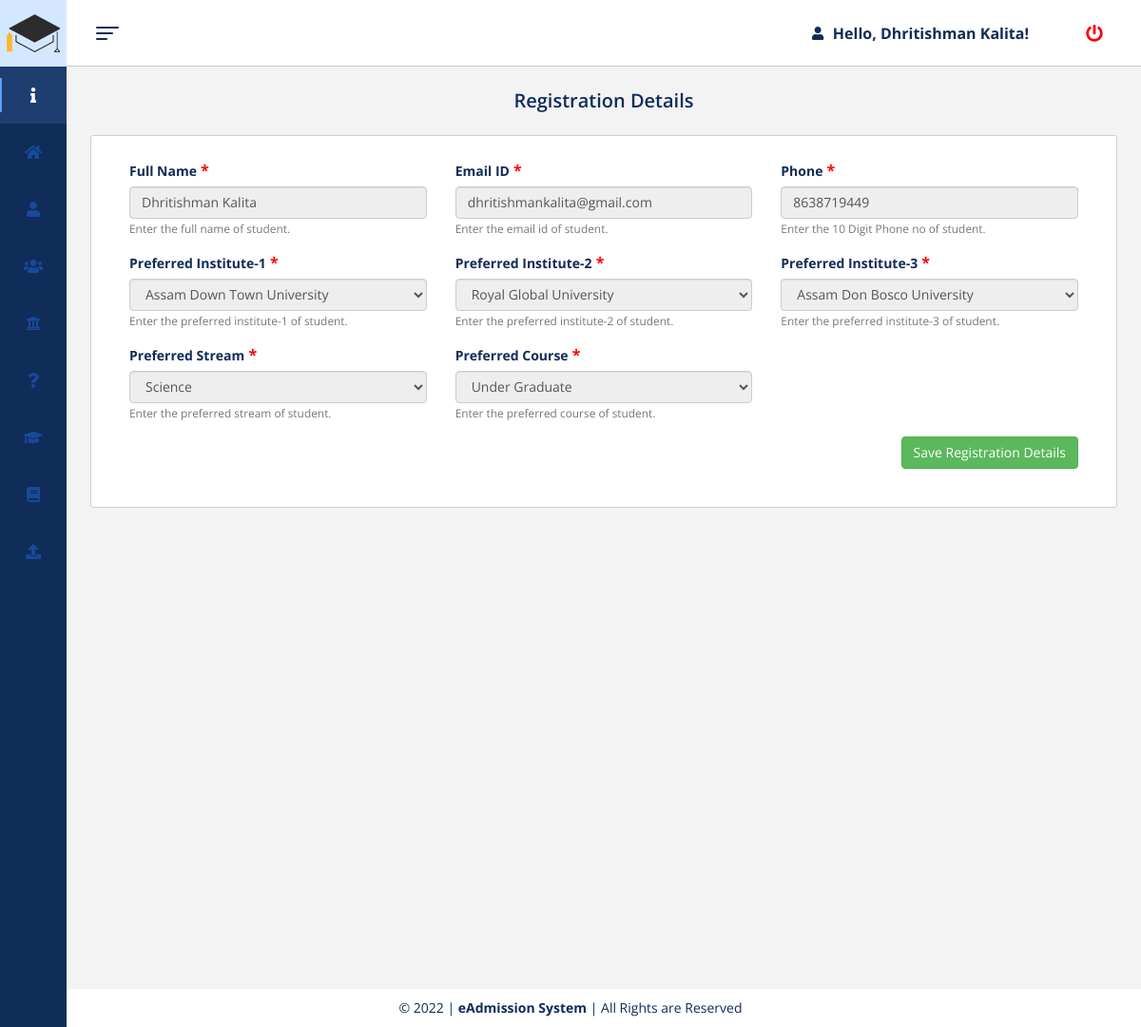
The page /registration-details.php (signed in) on the database its author committed.
### tables this page shows
CREATE TABLE `registration_details` (
  `s_id` int(11) NOT NULL,
  `s_name` varchar(50) DEFAULT NULL,
  `s_email` varchar(50) DEFAULT NULL,
  `s_phone` varchar(10) DEFAULT NULL,
  `s_password` varchar(50) DEFAULT NULL,
  `s_institute1` varchar(100) DEFAULT NULL,
  `s_institute2` varchar(100) DEFAULT NULL,
  `s_institute3` varchar(100) DEFAULT NULL,
  `s_stream` varchar(100) DEFAULT NULL,
  `s_course` varchar(100) DEFAULT NULL,
  `s_aplno1` varchar(20) DEFAULT NULL,
  `s_aplno2` varchar(20) DEFAULT NULL,
  `s_aplno3` varchar(20) DEFAULT NULL,
  `s_apldate` date DEFAULT NULL,
  `s_aplstatus1` int(11) DEFAULT 0,
  `s_aplstatus2` int(11) DEFAULT 0,
  `s_aplstatus3` int(11) DEFAULT 0,
  `s_status` int(11) NOT NULL DEFAULT 1
);

### registration-details.php (the view, shortened to what this page needs)
<?php
    require("connection.php");
    require("header.php");
    if(isset($_SESSION['s_id'])){
        $s_id = $_SESSION['s_id'];
    }
    else{
        ?>
        <script>
            window.location.href="logout.php";
        </script>
        <?php
    }
    $sql_registration = "SELECT * FROM registration_details WHERE `s_id` = '$s_id'";
    $result_registration = mysqli_query($connect, $sql_registration);
    $info_registration = mysqli_fetch_assoc($result_registration);
    $sql_active_institute = "SELECT * FROM institute WHERE `ins_status`=1";
    $result_active_institute = mysqli_query($connect, $sql_active_institute);
    $info_active_institute = mysqli_fetch_all($result_active_institute, MYSQLI_ASSOC);
    $sql_stream = "SELECT * FROM stream";
    $result_stream = mysqli_query($connect, $sql_stream);
    $info_stream = mysqli_fetch_all($result_stream, MYSQLI_ASSOC);
    $sql_course = "SELECT * FROM course";
    $result_course = mysqli_query($connect, $sql_course);
    $info_course = mysqli_fetch_all($result_course, MYSQLI_ASSOC);
            ?>
<!DOCTYPE html>
<html lang="en">
<head>
    <link rel="stylesheet" href="https://cdnjs.cloudflare.com/ajax/libs/twitter-bootstrap/3.3.7/css/bootstrap.min.css">
    <link rel="stylesheet" href="https://cdnjs.cloudflare.com/ajax/libs/animate.css/3.5.2/animate.min.css">
    <link rel="stylesheet" href="css/registration-details.css">
</head>
<body class="sidebar-is-reduced">
  <header class="l-header">
    <div class="l-header__inner clearfix">
      <div class="c-header-icon js-hamburger">
        <div class="hamburger-toggle"><span class="bar-top"></span><span class="bar-mid"></span><span class="bar-bot"></span></div>
      </div>
      <div class="header-icons-group">
        <div class="user">
            <i class="fa fa-user" id="user"></i>
            <div class="username">Hello, <span><?php echo $info_registration['s_name']?></span>!</div>
        </div>
        <div class="c-header-icon logout">
          <i class="fa fa-power-off" style="color: red;" data-toggle="modal" data-target="#logoutModal"></i>
        </div>
      </div>
    </div>
  </header>
  <div class="l-sidebar">
    <div class="logo" style="background-color: #D3E8FF;">
      <div class="logo__txt">
          <img src="assets/icons/eadmission-icon.png" alt="eAdmission Logo">
      </div>
    </div>
    <div class="l-sidebar__content">
      <nav class="c-menu js-menu">
        <ul class="u-list">
          <a href="registration-details.php" style="text-decoration:none">
            <li class="c-menu__item is-active" data-toggle="tooltip" title="Registration Details">
              <div class="c-menu__item__inner"><i class="fa fa-info"></i>
              </div>
            </li>
          </a>
          <a href="residential-details.php" style="text-decoration:none">
            <li class="c-menu__item has-submenu" data-toggle="tooltip" title="Residential Details">
              <div class="c-menu__item__inner"><i class="fa fa-home"></i>
              </div>
            </li>
          </a>
          <a href="personal-details.php" style="text-decoration:none">
            <li class="c-menu__item has-submenu" data-toggle="tooltip" title="Personal Details">
              <div class="c-menu__item__inner"><i class="fa fa-user"></i>
              </div>
            </li>
          </a>
          <a href="family-details.php" style="text-decoration:none">
            <li class="c-menu__item" data-toggle="tooltip" title="Family Details">
              <div class="c-menu__item__inner"><i class="fa fa-users"></i>
              </div>
            </li>
          </a>
          <a href="bank-details.php" style="text-decoration:none">
            <li class="c-menu__item has-submenu" data-toggle="tooltip" title="Bank Details">
                <div class="c-menu__item__inner"><i class="fa fa-university"></i>
                </div>
            </li>
          </a>
          <a href="additional-details.php" style="text-decoration:none">
            <li class="c-menu__item" data-toggle="tooltip" title="Additional Details">
              <div class="c-menu__item__inner"><i class="fa fa-question"></i>
              </div>
            </li>
          </a>
          <a href="academic-details.php" style="text-decoration:none">
            <li class="c-menu__item" data-toggle="tooltip" title="Academic Details">
              <div class="c-menu__item__inner"><i class="fa fa-graduation-cap"></i>
              </div>
            </li>
          </a>
          <a href="course-details.php" style="text-decoration:none">
            <li class="c-menu__item" data-toggle="tooltip" title="Course Details">
              <div class="c-menu__item__inner"><i class="fa fa-book"></i>
              </div>
            </li>
          </a>
          <a href="upload-documents.php" style="text-decoration:none">
            <li class="c-menu__item" data-toggle="tooltip" title="Upload Documents">
              <div class="c-menu__item__inner"><i class="fa fa-upload"></i>
              </div>
            </li>
          </a>
        </ul>
      </nav>
    </div>
  </div>
</body>
<main class="l-main">
  <div class="content-wrapper content-wrapper--with-bg">
    <h2 class="page-title">Registration Details</h2>
    <div class="page-content">
      <form action="registration-details.php" method="post" autocomplete="off">
        <div class="form-row">
          <div class="form-group col-md-4">
            <label for="InputName">Full Name<span style="color:red; font-weight:bold; font-size: medium;"> *</span></label>
            <?php if($info_registration['s_name']=="") { ?>
              <input class="form-control" type="text" name="s_name" required>
            <?php } else { ?>
              <input class="form-control" type="text" name="s_name" value="<?php echo $info_registration['s_name'] ?>" readonly>
            <?php } ?>
            <small id="nameHelpInline" class="text-muted">
              Enter the full name of student.
            </small>
          </div>
          <div class="form-group col-md-4">
            <label for="InputEmail">Email ID<span style="color:red; font-weight:bold; font-size: medium;"> *</span></label>
            <?php if($info_registration['s_email']=="") { ?>
              <input class="form-control" type="text" name="s_email" required>
            <?php } else { ?>
              <input class="form-control" type="text" name="s_email" value="<?php echo $info_registration['s_email'] ?>" readonly>
            <?php } ?>
            <small id="emailHelpInline" class="text-muted">
              Enter the email id of student.
            </small>
          </div>
          <div class="form-group col-md-4">
            <label for="InputPhone">Phone<span style="color:red; font-weight:bold; font-size: medium;"> *</span></label>
            <?php if($info_registration['s_phone']=="") { ?>
              <input class="form-control" type="text" name="s_phone" required>
            <?php } else { ?>
              <input class="form-control" type="text" name="s_phone" value="<?php echo $info_registration['s_phone'] ?>" readonly>
            <?php } ?>
            <small id="phoneHelpInline" class="text-muted">
              Enter the 10 Digit Phone no of student.
            </small>
          </div>
        </div>
        <div class="form-row">
          <div class="form-group col-md-4">
            <label for="InputInstitute1">Preferred Institute-1<span style="color:red; font-weight:bold; font-size: medium;"> *</span></label>
            <?php if($info_registration['s_institute1']=="") { ?>
              <select class="form-control" id="InputInstitute1" name="s_institute1" required>
                <option value="" selected disabled>Select Preferred Institute-1</option>
                <?php foreach($info_active_institute as $institute) { ?>
                  <option id="<?php echo $institute['ins_id'] ?>" value="<?php echo $institute['ins_name'] ?>"><?php echo $institute['ins_name'] ?></option>
                <?php } ?>
              </select>
            <?php } else { ?>
              <select class="form-control" id="InputInstitute1" name="s_institute1" readonly>
                <option value="<?php echo $info_registration['s_institute1'] ?>" selected readonly><?php echo $info_registration['s_institute1'] ?></option>
              </select>
            <?php } ?>
            <small id="instituteHelpInline1" class="text-muted">
              Enter the preferred institute-1 of student.
            </small>
          </div>
          <div class="form-group col-md-4">
            <label for="InputInstitute2">Preferred Institute-2<span style="color:red; font-weight:bold; font-size: medium;"> *</span></label>
            <?php if($info_registration['s_institute2']=="") { ?>
              <select class="form-control" id="InputInstitute2" name="s_institute2" required>
                <option value="" selected disabled>Select Preferred Institute-2</option>
                <?php foreach($info_active_institute as $institute) { ?>
                  <option id="<?php echo $institute['ins_id'] ?>" value="<?php echo $institute['ins_name'] ?>"><?php echo $institute['ins_name'] ?></option>
                <?php } ?>
              </select>
            <?php } else { ?>
              <select class="form-control" id="InputInstitute2" name="s_institute2" readonly>
                <option value="<?php echo $info_registration['s_institute2'] ?>" selected readonly><?php echo $info_registration['s_institute2'] ?></option>
              </select>
            <?php } ?>
            <small id="instituteHelpInline2" class="text-muted">
              Enter the preferred institute-2 of student.
            </small>
          </div>
          <div class="form-group col-md-4">
            <label for="InputInstitute3">Preferred Institute-3<span style="color:red; font-weight:bold; font-size: medium;"> *</span></label>
            <?php if($info_registration['s_institute3']=="") { ?>
              <select class="form-control" id="InputInstitute3" name="s_institute3" required>
                <option value="" selected disabled>Select Preferred Institute-3</option>
                <?php foreach($info_active_institute as $institute) { ?>
                  <option id="<?php echo $institute['ins_id'] ?>" value="<?php echo $institute['ins_name'] ?>"><?php echo $institute['ins_name'] ?></option>
                <?php } ?>
              </select>
            <?php } else { ?>
              <select class="form-control" id="InputInstitute3" name="s_institute3" readonly>
                <option value="<?php echo $info_registration['s_institute3'] ?>" selected readonly><?php echo $info_registration['s_institute3'] ?></option>
              </select>
            <?php } ?>
            <small id="instituteHelpInline3" class="text-muted">
              Enter the preferred institute-3 of student.
            </small>
          </div>
        </div>
        <div class="form-row">
          <div class="form-group col-md-4">
            <label for="InputStream">Preferred Stream<span style="color:red; font-weight:bold; font-size: medium;"> *</span></label>
            <?php if($info_registration['s_stream']=="") { ?>
              <select class="form-control" id="InputStream" name="s_stream" required>
                <option value="" selected readonly>Select Preferred Stream</option>
                <?php foreach($info_stream as $stream) { ?>
                  <option id="<?php echo $stream['str_id'] ?>" value="<?php echo $stream['str_name'] ?>"><?php echo $stream['str_name'] ?></option>
                <?php } ?>
              </select>
            <?php } else { ?>
              <select class="form-control" id="InputStream" name="s_stream" readonly>
                <option value="<?php echo $info_registration['s_stream'] ?>" selected readonly><?php echo $info_registration['s_stream'] ?></option>
              </select>
            <?php } ?>
            <small id="streamHelpInline" class="text-muted">
              Enter the preferred stream of student.
            </small>
          </div>
          <div class="form-group col-md-4">
            <label for="InputCourse">Preferred Course<span style="color:red; font-weight:bold; font-size: medium;"> *</span></label>
            <?php if($info_registration['s_course']=="") { ?>
              <select class="form-control" id="InputState" name="s_course" required>
                <option value="" selected readonly>Select Preferred Course</option>
                <?php foreach($info_course as $course) { ?>
                  <option id="<?php echo $course['cour_id'] ?>" value="<?php echo $course['cour_name'] ?>"><?php echo $course['cour_name'] ?></option>
                <?php } ?>
              </select>
            <?php } else { ?>
              <select class="form-control" id="InputState" name="s_course" readonly>
                <option value="<?php echo $info_registration['s_course']?>" selected readonly><?php echo $info_registration['s_course'] ?></option>
              </select>
            <?php } ?>
            <small id="courseHelpInline" class="text-muted">
              Enter the preferred course of student.
            </small>
          </div>
        </div>
        <div class="form-row">
          <div class="form-group col-md-12" style="text-align:right">
            <button type="submit" name="submit_registration_details" class="btn btn-success">Save Registration Details</button>
          </div>
        </div>
      </form>
    </div>
  </div>
</main>
<div class="footer">&copy; 2022 | <strong>eAdmission System</strong> | All Rights are Reserved</div>
</html>

### css/header.css (style rules this page uses)
.footer { position: absolute; right: 0; bottom: 0; left: 0; padding: 1rem; background-color: white; text-align: center; }

### rows shown on the page
registration_details: s_name "Dhritishman Kalita", s_email "dhritishmankalita@gmail.com", s_phone "8638719449", s_institute1 "Assam Down Town University", s_institute2 "Royal Global University", s_institute3 "Assam Don Bosco University", s_stream "Science", s_course "Under Graduate"
